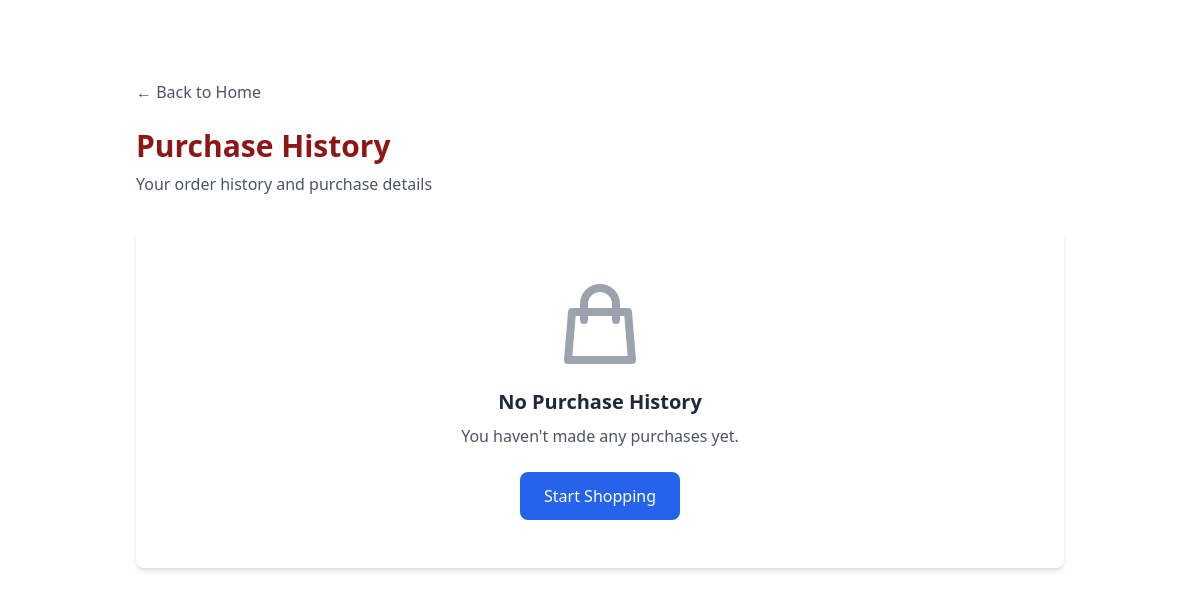
Before: /ven_shop/purchase-history/ (signed in) with the older database file.
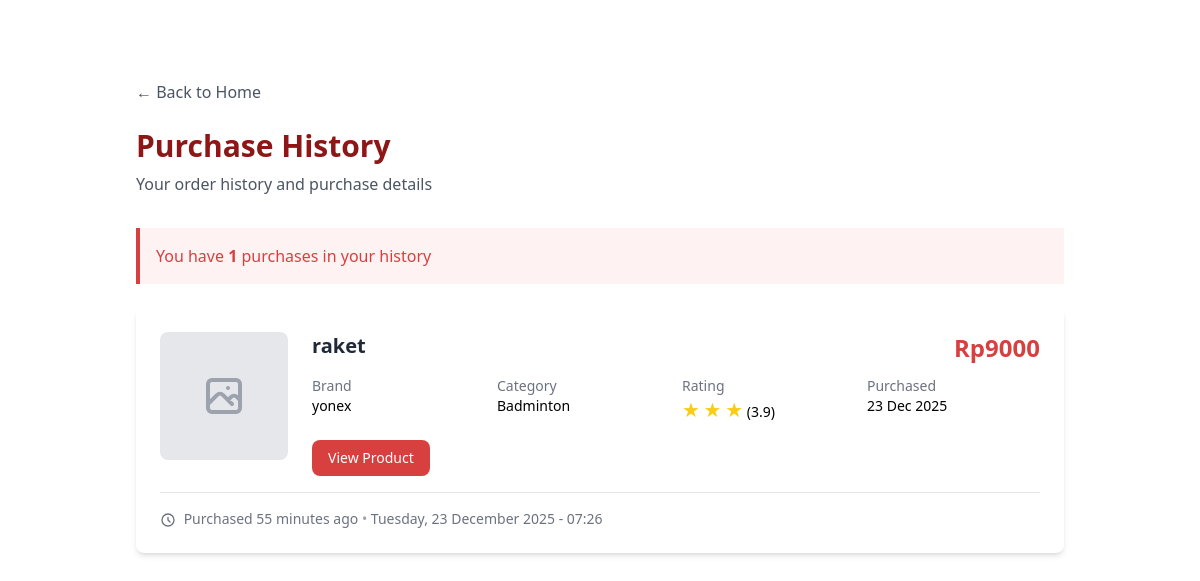
After: the same page with the newer database file.
### ven_shop/models.py (models this page shows, shortened)
class Purchased_Product(models.Model):
    user = models.ForeignKey(User, on_delete=models.CASCADE)
    product = models.ForeignKey(Product, on_delete=models.CASCADE)
    purchase_date = models.DateTimeField(auto_now_add=True)
    price = models.IntegerField(default=0)

class Product(models.Model):
    CATEGORY_CHOICES = [
        ("badminton", "Badminton"),
        ("basketball", "Basketball"),
        ("tennis", "Tennis"),
        ("football", "Football"),
        ("swimming", "Swimming"),
        ("running", "Running"),
        ("volleyball", "Volleyball"),
    ]
    id = models.UUIDField(primary_key=True, default=uuid.uuid4, editable=False)
    title = models.CharField(max_length=255)
    content = models.TextField()
    category = models.CharField(
        max_length=20, choices=CATEGORY_CHOICES, default="update"
    )
    thumbnail = models.URLField(blank=True, null=True)
    price = models.IntegerField()
    rating = models.FloatField(default=0.0)
    stock = models.IntegerField()
    reviewer = models.IntegerField(default=0)
    brand = models.CharField(max_length=255)
    user = models.ForeignKey(User, on_delete=models.CASCADE, null=True)

### ven_shop/views.py (the view)
# urls.py: path('purchase-history/', purchase_history, name='purchase_history'),
@login_required(login_url='/authenticate/login/')
@csrf_exempt
def purchase_history(request):
    purchases = Purchased_Product.objects.filter(user=request.user).select_related('product').order_by('-purchase_date')
    context = {
        'purchases': purchases
    }
    return render(request, 'purchase_history.html', context)

### ven_shop/templates/purchase_history.html (shortened to what this page needs)
{% extends 'base.html' %}
{% block content %}
<div class="container mx-auto px-4 py-8">
    <div class="container mx-auto max-w-6xl px-4 sm:px-6 lg:px-8 py-12">
        <div class="mb-6">
      <a href="{% url 'ven_shop:show_main' %}" class="text-gray-600 hover:text-[#D84040] font-medium transition-colors">
        ← Back to Home
      </a>
    </div>
    <div class="mb-8">
        <h1 class="text-3xl font-bold text-[#8E1616] mb-2">Purchase History</h1>
        <p class="text-gray-600">Your order history and purchase details</p>
    </div>
    {% if purchases %}
        <div class="bg-red-50 border-l-4 border-[#D84040] p-4 mb-6">
            <p class="text-[#D84040]">
                You have <strong>{{ purchases|length }}</strong> purchases in your history
            </p>
        </div>
        <div class="grid gap-6">
            {% for purchase in purchases %}
            <div class="bg-white rounded-lg shadow-md p-6 hover:shadow-lg transition-shadow">
                <div class="flex flex-col md:flex-row gap-6">
                    <div class="flex-shrink-0">
                        {% if purchase.product.thumbnail %}
                            <img src="{{ purchase.product.thumbnail }}"
                                 alt="{{ purchase.product.title }}"
                                 class="w-32 h-32 object-cover rounded-lg">
                        {% else %}
                            <div class="w-32 h-32 bg-gray-200 rounded-lg flex items-center justify-center">
                            </div>
                        {% endif %}
                    </div>
                    <div class="flex-grow">
                        <div class="flex justify-between items-start mb-3">
                            <h3 class="text-xl font-semibold text-gray-800">
                                <a href="{% url 'ven_shop:show_product' purchase.product.id %}"
                                   class="hover:text-blue-600 transition-colors">
                                    {{ purchase.product.title }}
                                </a>
                            </h3>
                            <span class="text-2xl font-bold text-[#D84040]">
                                Rp{{ purchase.product.price }}
                            </span>
                        </div>
                        <div class="grid grid-cols-2 md:grid-cols-4 gap-3 mb-4">
                            <div class="text-sm">
                                <span class="text-gray-500 block">Brand</span>
                                <span class="font-medium">{{ purchase.product.brand }}</span>
                            </div>
                            <div class="text-sm">
                                <span class="text-gray-500 block">Category</span>
                                <span class="font-medium capitalize">{{ purchase.product.category }}</span>
                            </div>
                            <div class="text-sm">
                                <span class="text-gray-500 block">Rating</span>
                                <span class="font-medium">
                                    {% for i in "12345" %}
                                        {% if forloop.counter <= purchase.product.rating %}
                                            <span class="text-yellow-400 text-xl">★</span>
                                        {% endif %}
                                    {% endfor %}
                                    ({{ purchase.product.rating }})
                                </span>
                            </div>
                            <div class="text-sm">
                                <span class="text-gray-500 block">Purchased</span>
                                <span class="font-medium">{{ purchase.purchase_date|date:"d M Y" }}</span>
                            </div>
                        </div>
                        <div class="flex flex-wrap gap-2">
                            <a href="{% url 'ven_shop:show_product' purchase.product.id %}"
                               class="px-4 py-2 bg-[#D84040] text-white text-sm rounded-lg hover:bg-[#8E1616] transition-colors">
                                View Product
                            </a>
                        </div>
                    </div>
                </div>
                <div class="mt-4 pt-4 border-t border-gray-200">
                    <p class="text-sm text-gray-500">
                        <svg class="inline w-4 h-4 mr-1" fill="none" stroke="currentColor" viewBox="0 0 24 24">
                            <path stroke-linecap="round" stroke-linejoin="round" stroke-width="2" d="M12 8v4l3 3m6-3a9 9 0 11-18 0 9 9 0 0118 0z"></path>
                        </svg>
                        Purchased {{ purchase.purchase_date|timesince }} ago
                        <span class="text-gray-400">•</span>
                        {{ purchase.purchase_date|date:"l, d F Y - H:i" }}
                    </p>
                </div>
            </div>
            {% endfor %}
        </div>
    {% else %}
        <div class="bg-white rounded-lg shadow-md p-12 text-center">
            <svg class="mx-auto h-24 w-24 text-gray-400 mb-4" fill="none" stroke="currentColor" viewBox="0 0 24 24">
                <path stroke-linecap="round" stroke-linejoin="round" stroke-width="2"
                      d="M16 11V7a4 4 0 00-8 0v4M5 9h14l1 12H4L5 9z"></path>
            </svg>
            <h3 class="text-xl font-semibold text-gray-800 mb-2">No Purchase History</h3>
            <p class="text-gray-600 mb-6">You haven't made any purchases yet.</p>
            <a href="{% url 'ven_shop:show_main' %}"
               class="inline-block px-6 py-3 bg-blue-600 text-white rounded-lg hover:bg-blue-700 transition-colors">
                Start Shopping
            </a>
        </div>
    {% endif %}
</div>
{% endblock %}

### templates/base.html (shortened to what this page needs)
{% load static %}
<!DOCTYPE html>
<html lang="en">
  <head>
    <script src="https://cdn.tailwindcss.com"></script>
  </head>
  <body>
    {% block content %} {% endblock content %} {% include 'chatbot.html' %}
</body>
</html>

Changed rows visible on the page:
added Purchased_Product: product "raket", product.price "9000", product.brand "yonex", product.category "Badminton", product.rating "3.9", purchase_date "23 Dec 2025", purchase_date "55 minutes", purchase_date "Tuesday, 23 December 2025 - 07:26"
Other visible differences:
{{ purchases|length }}: (not shown) → "1"
text no longer shown: "No Purchase History You haven't made any purchases yet. Start Shopping"
text now shown: "You have purchases in your history"
